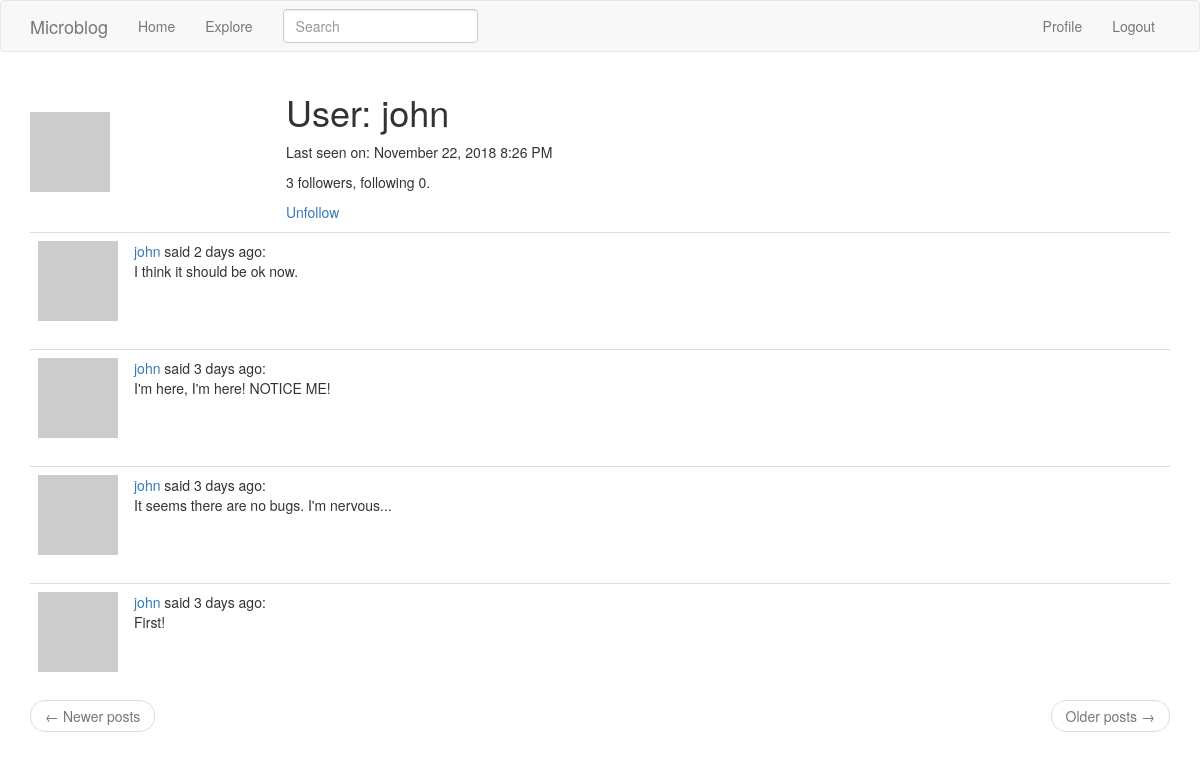
The app's page /user/john (signed in) with its own data.
### app/models.py (models this page shows, shortened)
class User(UserMixin, db.Model):
    id = db.Column(db.Integer, primary_key=True)
    username = db.Column(db.String(64), index=True, unique=True)
    email = db.Column(db.String(120), index=True, unique=True)
    password_hash = db.Column(db.String(128))
    about_me = db.Column(db.String(140))
    last_seen = db.Column(db.DateTime, default=datetime.utcnow)
    posts = db.relationship('Post', backref='author', lazy='dynamic')
    followed = db.relationship(
        'User', secondary=followers,
        primaryjoin=(followers.c.follower_id == id),
        secondaryjoin=(followers.c.followed_id == id),
        backref=db.backref('followers', lazy='dynamic'), lazy='dynamic')
    def avatar(self, size):
        digest = md5(self.email.lower().encode('utf-8')).hexdigest()
        return 'https://www.gravatar.com/avatar/{}?d=retro&s={}'.format(
            digest, size)
    def is_following(self, user):
        return self.followed.filter(
            followers.c.followed_id == user.id).count() > 0

class Post(db.Model):
    __searchable__ = ['body']
    id = db.Column(db.Integer, primary_key=True)
    body = db.Column(db.String(140))
    timestamp = db.Column(db.DateTime, index=True, default=datetime.utcnow)
    user_id = db.Column(db.Integer, db.ForeignKey('user.id'))
    language = db.Column(db.String(5))

### app/main/routes.py (the view)
@bp.route('/user/<username>')
@login_required
def user(username):
    user = User.query.filter_by(username=username).first_or_404()
    page = request.args.get('page', 1, type=int)
    posts = user.posts.order_by(Post.timestamp.desc()).paginate(
        page, current_app.config['POSTS_PER_PAGE'], False)
    next_url = url_for('main.user', username=user.username, page=posts.next_num) \
        if posts.has_next else None
    prev_url = url_for('main.user', username=user.username, page=posts.prev_num) \
        if posts.has_prev else None
    return render_template('user.html', user=user, posts=posts.items,
                           prev_url=prev_url, next_url=next_url)

### app/main/forms.py
class SearchForm(FlaskForm):
    q = StringField(_l('Search'), validators=[DataRequired()])
    def __init__(self, *args, **kwargs):
        if 'formdata' not in kwargs:
            kwargs['formdata'] = request.args
        if 'csrf_enabled' not in kwargs:
            kwargs['csrf_enabled'] = False
        super().__init__(*args, **kwargs)

### app/main/routes.py (called while the page is built)
@bp.before_app_request
def before_request():
    if current_user.is_authenticated:
        current_user.last_seen = datetime.utcnow()
        db.session.commit()
        g.search_form = SearchForm()
    g.locale = str(get_locale())

### app/models.py (called while the page is built)
@login.user_loader
def load_user(id):
    return User.query.get(int(id))

### app/templates/user.html (shortened to what this page needs)
{% extends "base.html" %}
{% block app_content %}
  <table class="tabe">
    <tr>
      <td width="256px" style="border: 0px;">
        <img src="{{ user.avatar(256) }}">
      </td>
      <td style="border: 0px;">
        <h1>{{ _('User:') }} {{ user.username }}</h1>
        {% if user.last_seen %}
          <p>{{ _('Last seen on:') }} {{ moment(user.last_seen).format('LLL') }}</p>
        {% endif %}
        <p>{{ user.followers.count() }} {{ _('followers, following') }} {{ user.followed.count() }}.</p>
        {% if user == current_user %}
          <p><a href="{{ url_for('main.edit_profile') }}">{{ _('Edit your profile') }}</a></p>
        {% elif not current_user.is_following(user) %}
          <p><a href="{{ url_for('main.follow', username=user.username) }}">{{ _('Follow') }}</a></p>
        {% else %}
          <p><a href="{{ url_for('main.unfollow', username=user.username) }}">{{ _('Unfollow') }}</a></p>
        {% endif %}
      </td>
    </tr>
  </table>
  {% for post in posts %}
    {% include '_post.html' %}
  {% endfor %}
  {% include '_page_nav.html' %}
{% endblock %}

### app/templates/_post.html (shortened to what this page needs)
<table class="table table-hover">
  <tr>
    <td width="40px"><img src="{{ post.author.avatar(40) }}"></td>
    <td>
      <span class="user_popup">
        <a href="{{ url_for('main.user', username=post.author.username) }}">
          {{ post.author.username }}
        </a>
      </span>
      {{ _('said') }} {{ moment(post.timestamp).fromNow() }}:
      <br>
      <span id="post{{ post.id }}">{{ post.body }}</span>
    </td>
  </tr>
</table>

### records on screen
User: username "john", last_seen "November 22, 2018 8:26 PM"
Post: author.username "john", timestamp "2 days ago", body "I think it should be ok now."
Post: author.username "john", timestamp "3 days ago", body "I'm here, I'm here! NOTICE ME!"
Post: author.username "john", timestamp "3 days ago", body "It seems there are no bugs. I'm nervous..."
Post: author.username "john", timestamp "3 days ago", body "First!"

### other values on screen
{{ user.followers.count() }} "3"
{{ user.followed.count() }} "0"
